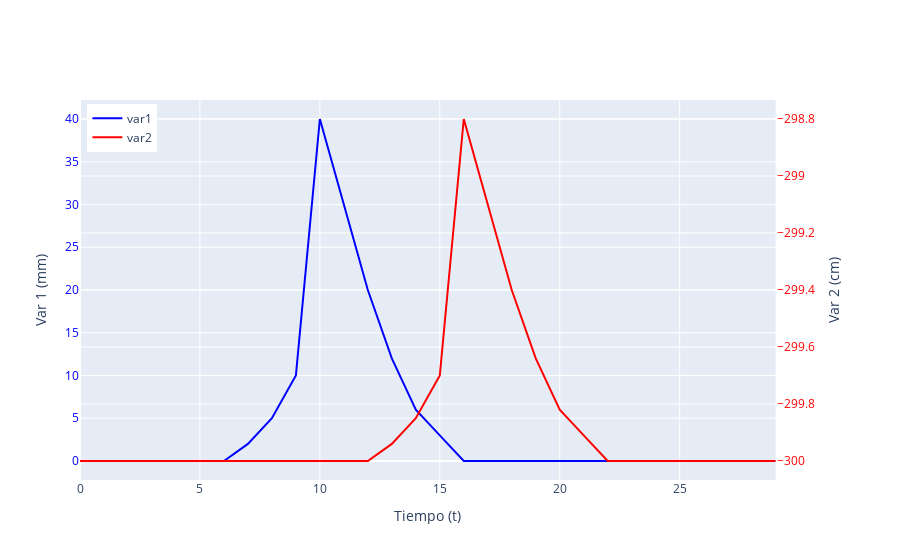
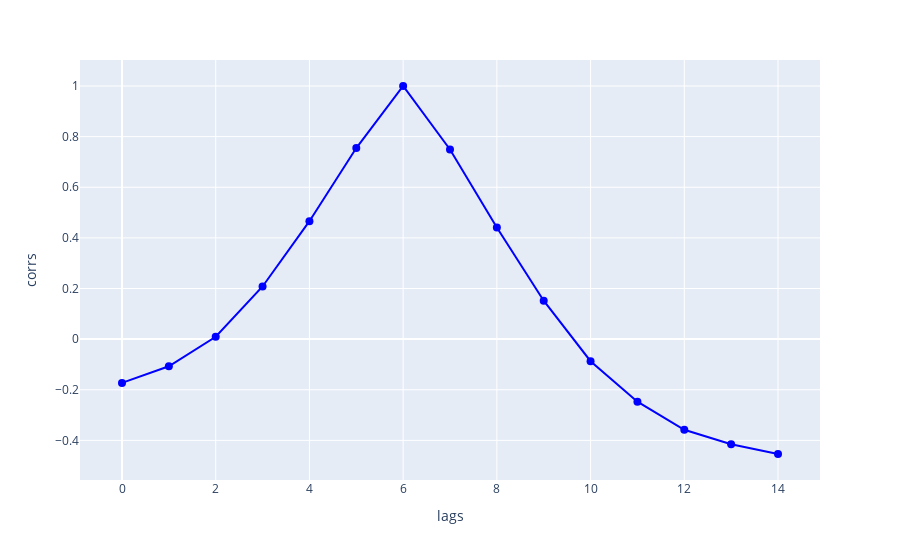

Notebook source saved alongside these figures, in order:
### Markdown cell above
## 8. Correlación entre dos variables

### Code cell
import pandas as pd
import numpy as np
import matplotlib.pyplot as plt
import plotly.express as px
import plotly.graph_objects as go

from plotly.subplots import make_subplots

df = pd.DataFrame(
    data={
        'var1': np.array([0, 0, 0, 0, 0, 0, 0, 2, 5, 10, 40, 30, 20, 12, 6, 3, 0, 0, 0, 0, 0, 0, 0, 0, 0, 0, 0, 0, 0, 0]),
        'var2': np.array([0, 0, 0, 0, 0, 0, 0, 0, 0, 0, 0, 0, 0, 2, 5, 10, 40, 30, 20, 12, 6, 3, 0, 0, 0, 0, 0, 0, 0, 0]) * 0.3 / 10 - 300,
    },
)

max_lag = 15
lags = np.arange(max_lag)
correlations = [np.corrcoef(df['var1'], df['var2'])[0, 1]]
correlations = np.concatenate([correlations, [np.corrcoef(df['var1'][:-lag], df['var2'][lag:])[0, 1] for lag in lags[1:]]])
df_corr = pd.DataFrame(
    data={'lags': lags, 'corrs': correlations},
)

fig = make_subplots(specs=[[{"secondary_y": True}]])
fig.add_trace(
    go.Scatter(x=df.index, y=df['var1'], name='var1', line=dict(color='blue', width=2), marker=dict(size=8)),
    secondary_y=False,
)
fig.add_trace(
    go.Scatter(x=df.index, y=df['var2'], name='var2', line=dict(color='red', width=2), marker=dict(size=8)),
    secondary_y=True,
)
fig.update_layout(
    xaxis=dict(title='Tiempo (t)', showgrid=True),
    yaxis=dict(title='Var 1 (mm)', tickfont=dict(color='blue')),
    yaxis2=dict(title='Var 2 (cm)', tickfont=dict(color='red'), overlaying='y', side='right'),
    legend=dict(x=0.01, y=0.99),
    showlegend=True,
)
fig.show()

fig = px.line(
    df_corr, x='lags', y='corrs', markers=True,
)
fig.update_traces(line=dict(color='blue', width=2), marker=dict(size=8))
fig.update_layout(showlegend=True, xaxis=dict(showgrid=True), yaxis=dict(showgrid=True))
fig.show()

### Figure 1 — Plotly figure (JSON) as saved in the notebook; plotly's stock layout.template omitted (floating-point values rounded to 4 significant figures)
{"data": [{"line": {"color": "blue", "width": 2}, "marker": {"size": 8}, "name": "var1", "type": "scatter", "x": [0, 1, 2, 3, 4, 5, 6, 7, 8, 9, 10, 11, 12, 13, 14, 15, 16, 17, 18, 19, 20, 21, 22, 23, 24, 25, 26, 27, 28, 29], "xaxis": "x", "y": [0, 0, 0, 0, 0, 0, 0, 2, 5, 10, 40, 30, 20, 12, 6, 3, 0, 0, 0, 0, 0, 0, 0, 0, 0, 0, 0, 0, 0, 0], "yaxis": "y"}, {"line": {"color": "red", "width": 2}, "marker": {"size": 8}, "name": "var2", "type": "scatter", "x": [0, 1, 2, 3, 4, 5, 6, 7, 8, 9, 10, 11, 12, 13, 14, 15, 16, 17, 18, 19, 20, 21, 22, 23, 24, 25, 26, 27, 28, 29], "xaxis": "x", "y": [-300.0, -300.0, -300.0, -300.0, -300.0, -300.0, -300.0, -300.0, -300.0, -300.0, -300.0, -300.0, -300.0, -299.9, -299.9, -299.7, -298.8, -299.1, -299.4, -299.6, -299.8, -299.9, -300.0, -300.0, -300.0, -300.0, -300.0, -300.0, -300.0, -300.0], "yaxis": "y2"}], "layout": {"legend": {"x": 0.01, "y": 0.99}, "showlegend": true, "xaxis": {"anchor": "y", "domain": [0, 0.94], "showgrid": true, "title": {"text": "Tiempo (t)"}}, "yaxis": {"anchor": "x", "domain": [0, 1], "tickfont": {"color": "blue"}, "title": {"text": "Var 1 (mm)"}}, "yaxis2": {"anchor": "x", "overlaying": "y", "side": "right", "tickfont": {"color": "red"}, "title": {"text": "Var 2 (cm)"}}}}

### Figure 2 — Plotly figure (JSON) as saved in the notebook; plotly's stock layout.template omitted (floating-point values rounded to 4 significant figures)
{"data": [{"hovertemplate": "lags=%{x}<br>corrs=%{y}<extra></extra>", "legendgroup": "", "line": {"color": "blue", "dash": "solid", "width": 2}, "marker": {"size": 8, "symbol": "circle"}, "mode": "lines+markers", "name": "", "orientation": "v", "showlegend": false, "type": "scatter", "x": [0, 1, 2, 3, 4, 5, 6, 7, 8, 9, 10, 11, 12, 13, 14], "xaxis": "x", "y": [-0.173, -0.1074, 0.009441, 0.208, 0.466, 0.7549, 1.0, 0.7494, 0.4412, 0.1517, -0.08721, -0.2472, -0.358, -0.4156, -0.4538], "yaxis": "y"}], "layout": {"legend": {"tracegroupgap": 0}, "margin": {"t": 60}, "showlegend": true, "xaxis": {"anchor": "y", "domain": [0, 1], "showgrid": true, "title": {"text": "lags"}}, "yaxis": {"anchor": "x", "domain": [0, 1], "showgrid": true, "title": {"text": "corrs"}}}}
